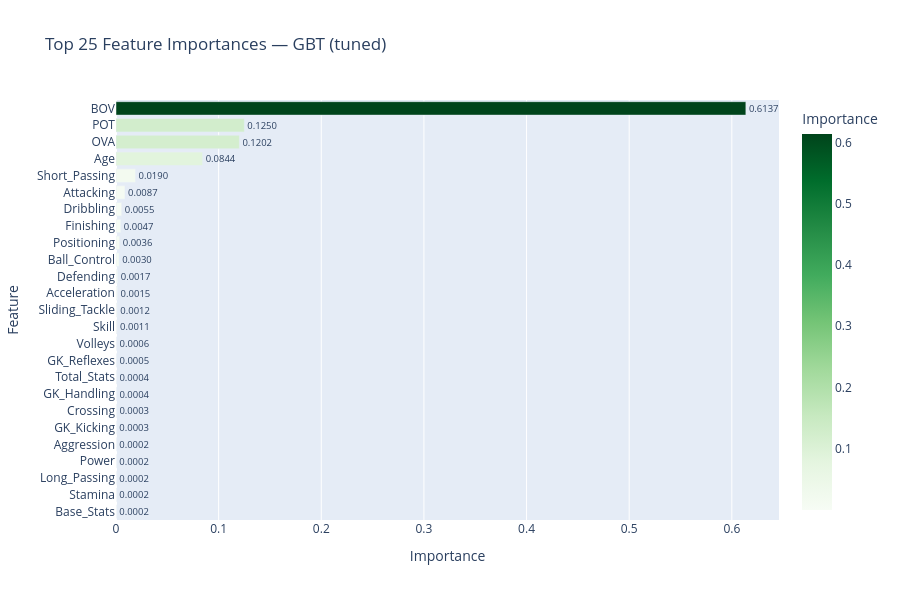

Notebook cell for this chart:
### Code cell
# GBT feature importances
best_gbt_model = cv_model_gbt.bestModel.stages[-1]

gbt_importances = best_gbt_model.featureImportances.toArray()
min_len_gbt = min(len(feature_names), len(gbt_importances))

gbt_imp_df = pd.DataFrame({
    "Feature": feature_names[:min_len_gbt],
    "Importance": gbt_importances[:min_len_gbt]
}).sort_values("Importance", ascending=False).head(25)

fig = px.bar(
    gbt_imp_df,
    x="Importance", y="Feature",
    orientation="h",
    title="Top 25 Feature Importances — GBT (tuned)",
    color="Importance", color_continuous_scale="Greens",
    text="Importance"
)
fig.update_traces(texttemplate='%{text:.4f}', textposition='outside')
fig.update_layout(yaxis={'categoryorder': 'total ascending'}, height=600)
fig.show()

### Figure 1 — Plotly figure (JSON) as saved in the notebook; plotly's stock layout.template omitted (floating-point values rounded to 4 significant figures)
{"data": [{"hovertemplate": "Importance=%{marker.color}<br>Feature=%{y}<extra></extra>", "legendgroup": "", "marker": {"color": [0.6137, 0.125, 0.1202, 0.08438, 0.01896, 0.008735, 0.005539, 0.004707, 0.003606, 0.003032, 0.001683, 0.001547, 0.001225, 0.001054, 0.0005612, 0.0004678, 0.0004008, 0.0003747, 0.0003393, 0.0002649, 0.000247, 0.0002389, 0.0002388, 0.0002286, 0.0002128], "coloraxis": "coloraxis", "pattern": {"shape": ""}}, "name": "", "orientation": "h", "showlegend": false, "text": [0.6137, 0.125, 0.1202, 0.08438, 0.01896, 0.008735, 0.005539, 0.004707, 0.003606, 0.003032, 0.001683, 0.001547, 0.001225, 0.001054, 0.0005612, 0.0004678, 0.0004008, 0.0003747, 0.0003393, 0.0002649, 0.000247, 0.0002389, 0.0002388, 0.0002286, 0.0002128], "textposition": "outside", "texttemplate": "%{text:.4f}", "type": "bar", "x": [0.6137, 0.125, 0.1202, 0.08438, 0.01896, 0.008735, 0.005539, 0.004707, 0.003606, 0.003032, 0.001683, 0.001547, 0.001225, 0.001054, 0.0005612, 0.0004678, 0.0004008, 0.0003747, 0.0003393, 0.0002649, 0.000247, 0.0002389, 0.0002388, 0.0002286, 0.0002128], "xaxis": "x", "y": ["BOV", "POT", "OVA", "Age", "Short_Passing", "Attacking", "Dribbling", "Finishing", "Positioning", "Ball_Control", "Defending", "Acceleration", "Sliding_Tackle", "Skill", "Volleys", "GK_Reflexes", "Total_Stats", "GK_Handling", "Crossing", "GK_Kicking", "Aggression", "Power", "Long_Passing", "Stamina", "Base_Stats"], "yaxis": "y"}], "layout": {"barmode": "relative", "coloraxis": {"colorbar": {"title": {"text": "Importance"}}, "colorscale": [[0, "rgb(247,252,245)"], [0.125, "rgb(229,245,224)"], [0.25, "rgb(199,233,192)"], [0.375, "rgb(161,217,155)"], [0.5, "rgb(116,196,118)"], [0.625, "rgb(65,171,93)"], [0.75, "rgb(35,139,69)"], [0.875, "rgb(0,109,44)"], [1, "rgb(0,68,27)"]]}, "height": 600, "legend": {"tracegroupgap": 0}, "title": {"text": "Top 25 Feature Importances — GBT (tuned)"}, "xaxis": {"anchor": "y", "domain": [0, 1], "title": {"text": "Importance"}}, "yaxis": {"anchor": "x", "categoryorder": "total ascending", "domain": [0, 1], "title": {"text": "Feature"}}}}
